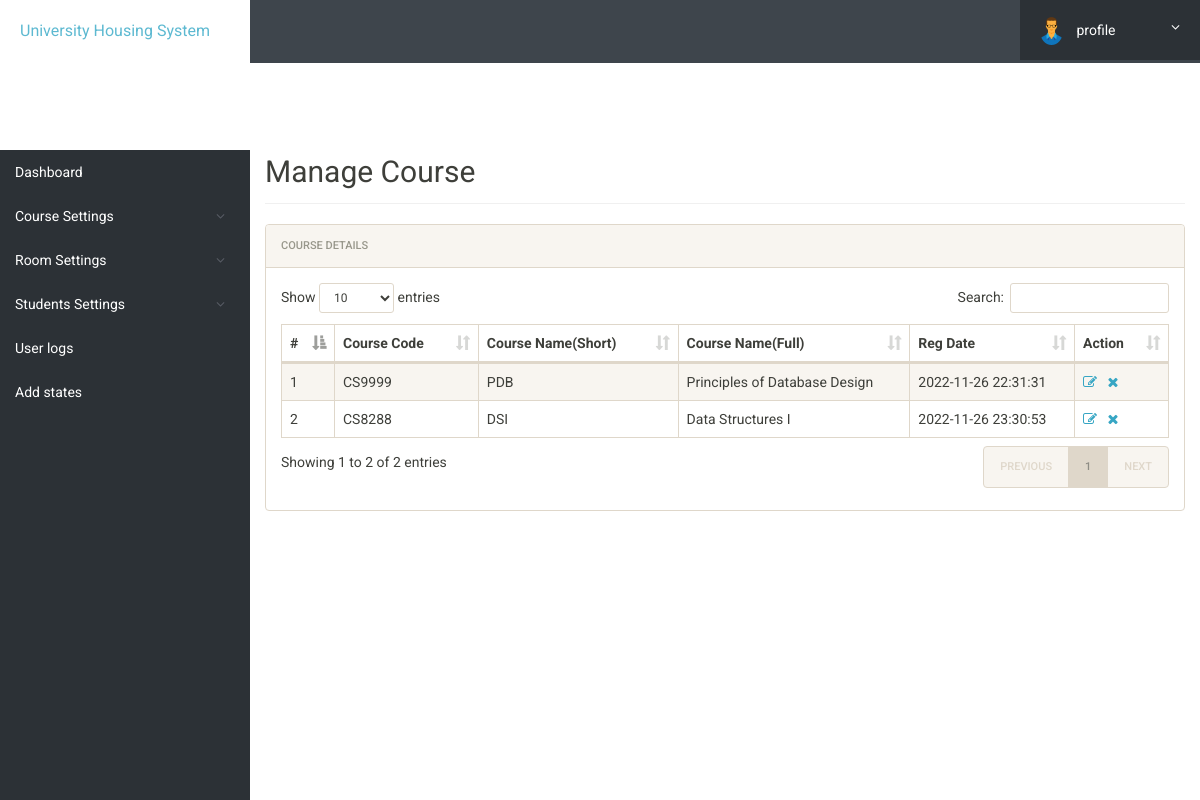
The app's page /admin/manage-courses.php (signed in) with its own data.
### tables this page shows
CREATE TABLE `courses` (
  `id` int(11) NOT NULL,
  `course_code` varchar(255) NOT NULL,
  `course_sn` varchar(255) NOT NULL,
  `course_fn` varchar(255) NOT NULL,
  `posting_date` timestamp NOT NULL DEFAULT current_timestamp()
);

### admin/manage-courses.php (the view, shortened to what this page needs)
<?php
include('includes/config.php');
?>
<!doctype html>
<html>
    <head>
        <?php include("includes/head.php") ?>
    </head>
    <body>
        <?php include('includes/header.php'); ?>
        <div class="ts-main-content">
            <?php include('includes/sidebar.php'); ?>
            <div class="content-wrapper">
                <div class="container-fluid">
                    <div class="row">
                        <div class="col-md-12" style="margin-top:90px;">
                            <h2 class="page-title">Manage Course</h2>
                            <div class="panel panel-default">
                                <div class="panel-heading">Course Details</div>
                                <div class="panel-body">
                                    <table id="zctb" class="display table table-striped table-bordered table-hover"
                                        cellspacing="0" width="100%">
                                        <thead>
                                            <tr>
                                                <th>#</th>
                                                <th>Course Code</th>
                                                <th>Course Name(Short)</th>
                                                <th>Course Name(Full)</th>
                                                <th>Reg Date </th>
                                                <th>Action</th>
                                            </tr>
                                        </thead>
                                        <tbody>
                                            <?php
                                            $ret = "select * from courses";
                                            $stmt = $mysqli->prepare($ret);
                                            $stmt->execute();
                                            $res = $stmt->get_result();
                                            $cnt = 1;
                                            while ($row = $res->fetch_object()) {
                                            ?>
                                            <tr>
                                                <td><?php echo $cnt;
	                                            ; ?></td>
                                                <td><?php echo $row->course_code; ?></td>
                                                <td><?php echo $row->course_sn; ?></td>
                                                <td><?php echo $row->course_fn; ?></td>
                                                <td><?php echo $row->posting_date; ?></td>
                                                <td><a href="edit-course.php?id=<?php echo $row->id; ?>"><i
                                                            class="fa fa-edit"></i></a>&nbsp;&nbsp;
                                                    <a href="manage-courses.php?del=<?php echo $row->id; ?>"
                                                        onclick="return confirm(" are you sure you want to delete");"><i
                                                            class="fa fa-close"></i></a>
                                                </td>
                                            </tr>
                                            <?php
	                                            $cnt = $cnt + 1;
                                            } ?>
                                        </tbody>
                                    </table>
                                </div>
                            </div>
                        </div>
                    </div>
                </div>
            </div>
        </div>
    </body>
</html>

### admin/css/style.css (style rules this page uses)
html { font-size: 14px; }
@media only screen and (min-width: 480px) { html { font-size: 17px; } }
@media only screen and (min-width: 768px) { html { font-size: 14px; } }
body { font-size: 1em; }
a { color: #37a6c4; }
.panel { overflow: hidden; }
.page-title { padding-bottom: 15px; margin-bottom: 20px; border-bottom: 1px solid #f0f0f0; }
.ts-main-content .content-wrapper { padding-top: 15px; margin-top: 10px; }
@media only screen and (min-width: 992px) { .ts-main-content .content-wrapper { margin-left: 250px; } }

### records on screen
courses: course_code "CS9999", course_sn "PDB", course_fn "Principles of Database Design", posting_date "2022-11-26 22:31:31"
courses: course_code "CS8288", course_sn "DSI", course_fn "Data Structures I", posting_date "2022-11-26 23:30:53"
